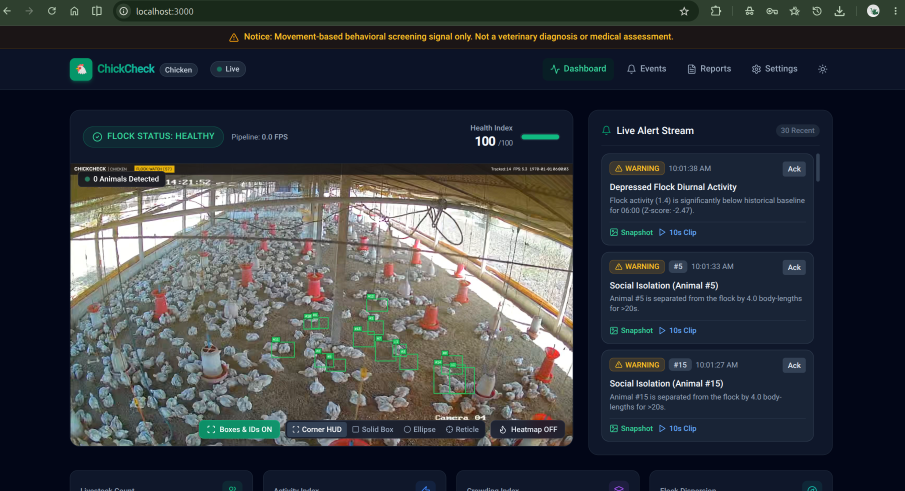
#> input picture samples/homepage.png, 1810 x 982 px (shown at 1/2 size)
$ python -i enhancer.py   (imports and definitions only)
#> lines starting #> are read from the running program, lines starting #| are printed output that depends on the picture
#> further down, picture is the input picture: shape (982, 1810, 3); mean B, G, R 63.4, 57.5, 52.8
import cv2
import numpy as np
from typing import Tuple


class AdaptiveImageEnhancer:
    """
    Preprocessing image enhancement engine for low-resolution, low-contrast,
    or dim livestock surveillance frames (IoT coops, 360p/480p RTSP streams).
    Applies CLAHE on luminance and unsharp masking for edge definition.
    """

    def __init__(
        self,
        clahe_clip_limit: float = 2.5,
        tile_grid_size: Tuple[int, int] = (8, 8),
        sharpen_strength: float = 0.4,
        low_res_threshold_h: int = 540,
        low_res_threshold_w: int = 640,
    ):
        self.clahe_clip_limit = clahe_clip_limit
        self.tile_grid_size = tile_grid_size
        self.sharpen_strength = sharpen_strength
        self.low_res_threshold_h = low_res_threshold_h
        self.low_res_threshold_w = low_res_threshold_w
        self._clahe = cv2.createCLAHE(clipLimit=self.clahe_clip_limit, tileGridSize=self.tile_grid_size)

    def is_low_res_or_degraded(self, frame: np.ndarray) -> bool:
        """
        Determines whether a frame is low-resolution, low-contrast, or underexposed.
        """
        if frame is None or frame.size == 0:
            return False

        h, w = frame.shape[:2]
#> h = 982; w = 1810
        # Low resolution check
        if h < self.low_res_threshold_h or w < self.low_res_threshold_w:
            return True

        # Quick check for low contrast / poor dynamic range
        gray = cv2.cvtColor(frame, cv2.COLOR_BGR2GRAY)
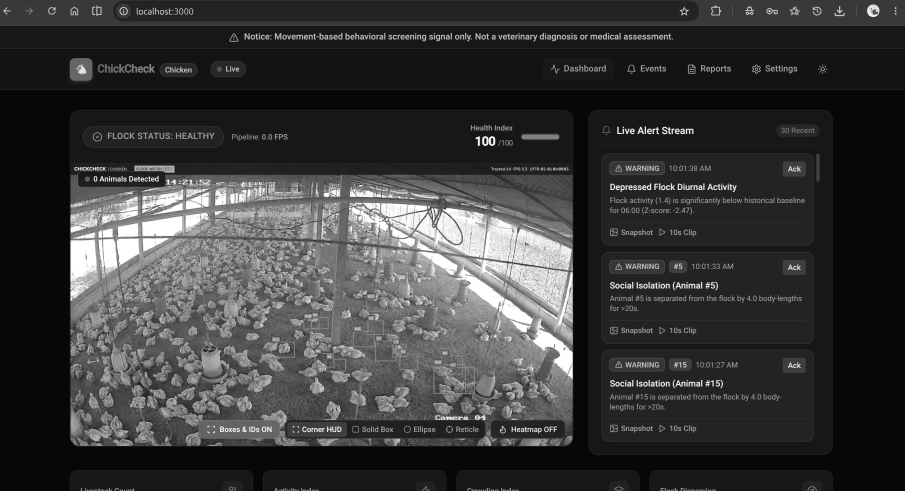
#> gray: shape (982, 1810) (shown at 1/2 size); min 7, max 255, mean 56.9
        std_dev = float(np.std(gray))
#> std_dev = 59.11
        if std_dev < 38.0:  # Flat lighting or hazy coop
            return True

        return False

    def enhance(
        self,
        frame: np.ndarray,
        force: bool = False,
        target_inference_dim: int = 640,
    ) -> Tuple[np.ndarray, bool]:
        """
        Enhances the frame if low-resolution/degraded or if force is True.
        Returns:
            Tuple of (enhanced_frame_bgr, was_enhanced: bool).
        """
        if frame is None or frame.size == 0:
            return frame, False

        needs_enhancement = force or self.is_low_res_or_degraded(frame)
#> needs_enhancement = False
        if not needs_enhancement:
            return frame, False

        out = frame

        # 1. Bicubic smart upscaling if dimensions are very small
        h, w = out.shape[:2]
        if min(h, w) < 420:
            scale = max(target_inference_dim / max(1, w), target_inference_dim / max(1, h))
            if scale > 1.0:
                new_w = int(w * scale)
                new_h = int(h * scale)
                out = cv2.resize(out, (new_w, new_h), interpolation=cv2.INTER_CUBIC)

        # 2. CLAHE on Luminance (LAB color space) to rescue shadow/bedding contrast
        lab = cv2.cvtColor(out, cv2.COLOR_BGR2LAB)
        l, a, b = cv2.split(lab)
        l_clahe = self._clahe.apply(l)
        lab_enhanced = cv2.merge((l_clahe, a, b))
        out = cv2.cvtColor(lab_enhanced, cv2.COLOR_LAB2BGR)

        # 3. Unsharp Masking for feather & silhouette edge recovery
        if self.sharpen_strength > 0.05:
            blurred = cv2.GaussianBlur(out, (0, 0), sigmaX=2.0)
            out = cv2.addWeighted(
                out,
                1.0 + self.sharpen_strength,
                blurred,
                -self.sharpen_strength,
                0,
            )

        return out, True

>>> import cv2
>>> picture = cv2.imread('../../../samples/homepage.png')
>>> result = AdaptiveImageEnhancer().enhance(picture)
